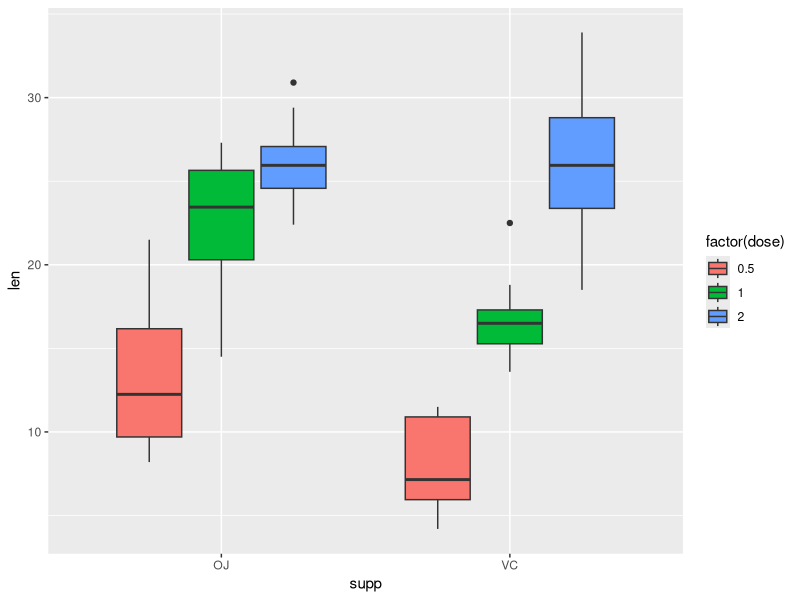

Here is the R script that generated this plot:
#Дополните предложенный в задании код, чтобы построить следующий график по данным ToothGrowth.
#Изобразите различия длины зубов морских свинок в различных условиях дозировки и типа потребляемого продукта.
#По оси x - переменная supp.
#По оси y - переменная len.
#Цвет ящиков с усами (boxplot) - переменная dose.

library("ggplot2")
obj <- ggplot(ToothGrowth, aes(supp,len, fill = factor(dose)))+
  geom_boxplot()
